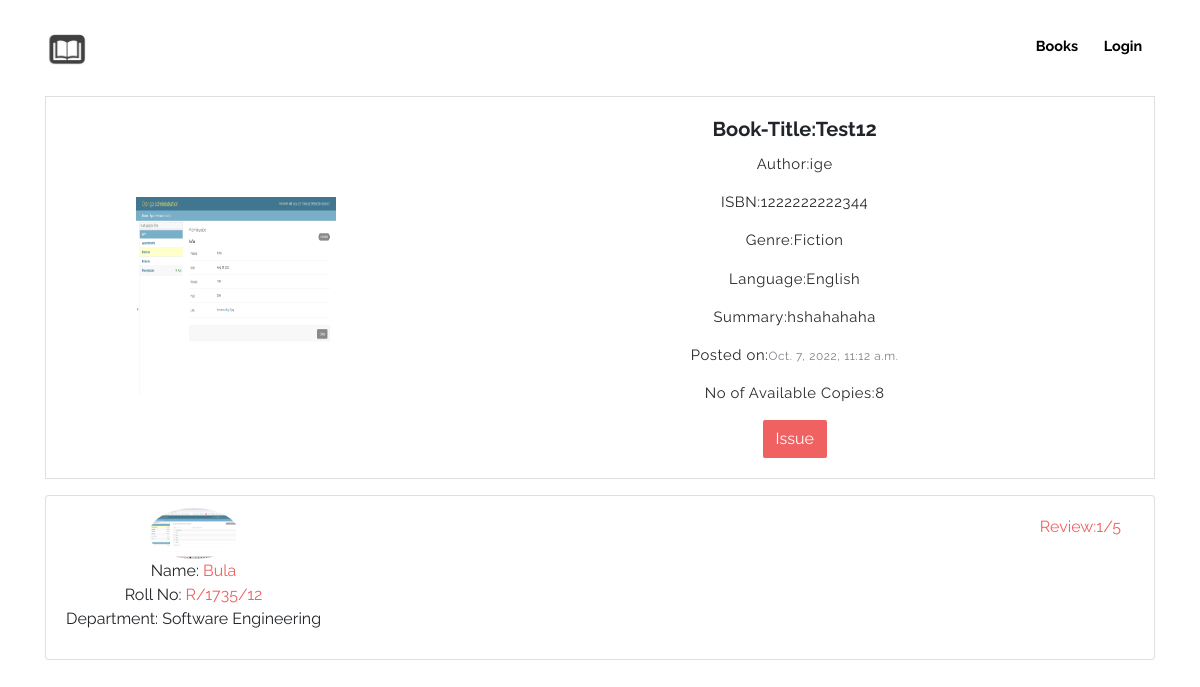
Page /book/3 on the committed database.
### management/models.py (models this page shows, shortened)
class Book(models.Model):
    GENRE = {
        ('Fiction','Fiction'),
        ('History','History'),
        ('Educational','Educational'),
        ('Engineering','Engineering'),
        ('Medcine','Medcine'),
        ('Journalism','Journalism'),
        ('Kids','Kids'),
        ('Religious','Religious'),
    }
    LANGUAGE = {
        ('English','English'),
        ('Amharic','Amharic'),
        ('Arabic','Arabic'),
        ('Somali','Somali'),
        ('Afan-Oromo','Afan-Oromo'),
        ('Others','Others'),
    }
    title = models.CharField(max_length=200)
    author = models.CharField(max_length=100)
    summary = models.TextField(max_length=1000)
    isbn = models.CharField('ISBN', max_length=13)
    genre = models.CharField(max_length=15, choices=GENRE, default='Educational')
    language = models.CharField(max_length=15, choices=LANGUAGE, default='English')
    total_copies = models.IntegerField(null=True)
    available_copies = models.IntegerField(null=True)
    pic=models.ImageField(blank=True, null=True, upload_to='book_image')
    timestamp = models.DateTimeField(auto_now=False, auto_now_add=True,null=True)

class Reviews(models.Model):
    review=models.CharField(max_length=100,default="none")
    book=models.ForeignKey('Book',on_delete=models.CASCADE)
    student = models.ForeignKey('Student', on_delete=models.CASCADE)
    CHOICES = (
        ('0', '0'),
        ('.5', '.5'),
        ('1', '1'),
        ('1.5', '1.5'),
        ('2', '2'),
        ('2.5', '2.5'),
        ('3', '3'),
        ('3.5', '3.5'),
        ('4', '4'),
        ('4.5', '4.5'),
        ('5', '5'),
    )
    rating=models.CharField(max_length=3, choices=CHOICES, default='2')

class Student(models.Model):
    roll_no = models.CharField(max_length=10,unique=True)
    name = models.CharField(max_length=50)
    institue = models.CharField(max_length=25, null=True)
    contact_no = models.CharField(max_length=10)
    department = models.CharField(max_length=20)
    block_no = models.IntegerField(null=True)
    dorm_no = models.IntegerField(null=True)
    total_books_due=models.IntegerField(default=0)
    email=models.EmailField(unique=True)
    pic=models.ImageField(blank=True, upload_to='profile_image')

### management/views.py (the view)
# urls.py: path('book/<int:pk>', views.BookDetailView, name='book-detail'),
def BookDetailView(request, pk):
    book = get_object_or_404(Book, id=pk)
    reviews=Reviews.objects.filter(book=book).exclude(review="none")
    try:
        stu = Student.objects.get(roll_no=request.user)
        rr=Reviews.objects.get(review="none")
    except:
        pass
    return render(request, 'catalog/book_detail.html', locals())

### templates/catalog/book_detail.html (shortened to what this page needs)
{% extends "home-index.html" %}
{% block content %}
<br>
<br>
<br>
<br>
<div class="card mb-3" style="max-width: 1500px;">
    <div class="row g-0">
      <div class="col-md-4">
        <img src="{{ book.pic.url }}" class="img-cover" style="margin-top:100px; margin-left:100px;">
      </div>
      <div class="col-md-8">
        <div class="card-body">
          <h5 class="card-title">Book-Title:{{ book.title }}</h5>
          <p class="card-text">Author:{{ book.author }}</p>
          <p class="card-text">ISBN:{{ book.isbn }}</p>
          <p class="card-text">Genre:{{ book.genre }}</p>
          <p class="card-text">Language:{{ book.language }}</p>
          <p class="card-text">Summary:{{ book.summary }}</p>
          <p class="card-text">Posted on:<small class="text-muted">{{ book.timestamp}}</small></p>
          {% if book.available_copies %}
          <p class="card-text">No of Available Copies:{{ book.available_copies }}</p>
          {% if not user.is_superuser %}
          <a class="btn btn-primary" href="{% url 'request_issue' pk=book.id %}">Issue</a>
          {%endif%}
          {% endif %}
        </div>
      </div>
    </div>
  </div>
        {% if reviews %}
            {% for r in reviews %}
                {% if r.review is  not "none" %}
        <ol class="list-group list-group-numbered">
            <li class="list-group-item d-flex justify-content-between align-items-start">
            <div class="ms-2 me-auto">
                <img src="{{ r.student.pic.url }}" class="rounded-circle img-fluid" height="100" width="90"/>
                <div class="fw-bold">Name: <a href="{% url 'student_detail' pk=r.student.id %}">{{ r.student.name }}</a></div>
                <div class="fw-bold">Roll No: <a href="{% url 'student_detail' pk=r.student.id %}">{{ r.student.roll_no }}</a></div>
                <div class="fw-bold">Department: {{ r.student.department }}</div>
            </div>
            <button type="button" class="btn btn-link"><a href="#">Review:{{ r.id }}/5</a></button>
            </li>
        </ol>
        {% endif %}
        {% endfor %}
        {% else %}
        No reviews yet
        {% endif %}
</div>
{% endblock%}

### templates/catalog/book_detail.html (style rules this page uses)
.img-cover { width:200px; height: 200px; }
@media only screen and (max-width: 1200px) { .img-cover { margin-top:1000px; margin-left: 20px; padding-left: 0px; margin-right: 20px; } }
@media only screen and (max-width: 1200px) { .card-body { padding-left: 80px; } }

### rows in the picture
Book: pic (picture), title "Test12", author "ige", isbn "1222222222344", genre "Fiction", language "English", summary "hshahahaha", timestamp "Oct. 7, 2022, 11:12 a.m.", available_copies "8"
Reviews: student.pic (picture), student.name "Bula", student.roll_no "R/1735/12", student.department "Software Engineering", id "1"
